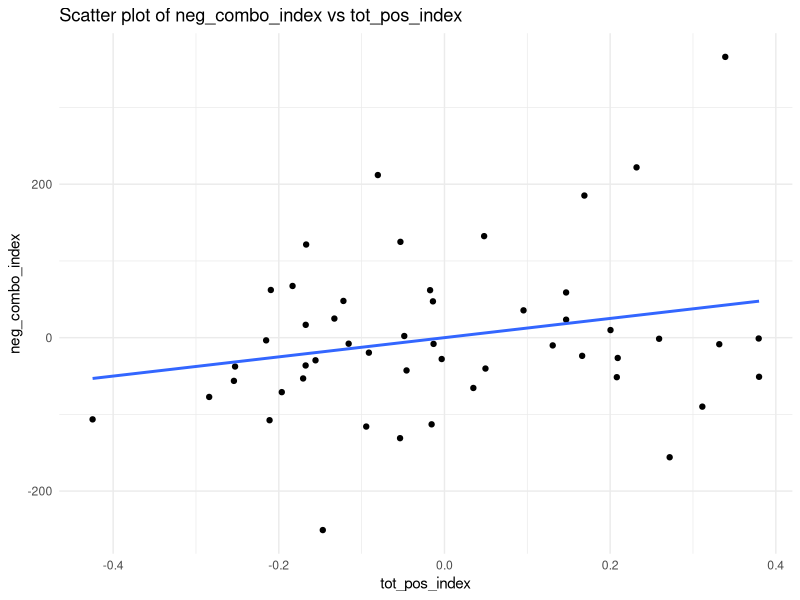
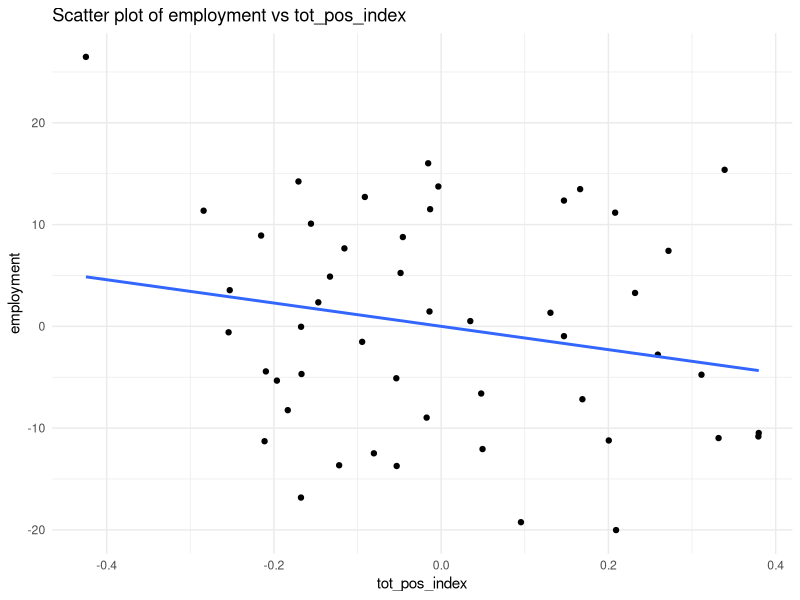
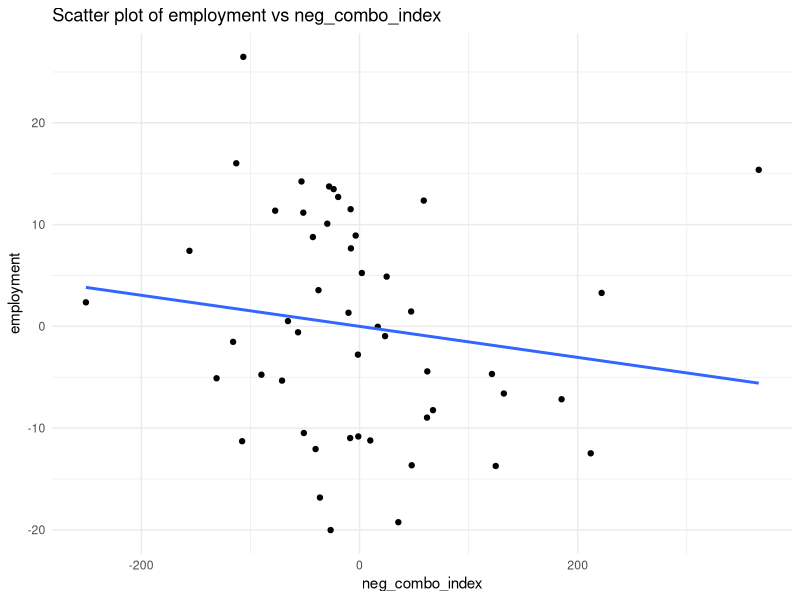

Write R code to recreate these figures, in order.
## ---- chunk 1
library(ggplot2)
library(tidyverse)
library(purrr)

# Read in the data
policy_data <- read.csv("../Controls/regression.csv")
policy_data <- policy_data[c("state", "tot_pos_index", "neg_combo_index")]
employment_data <- read.csv("../Employment/Indeed/indeed-retail-foodservice-fairchance.csv")
new_employment_data <- read.csv("../Controls/wide_complete_industry.csv")
control_data <- read.csv("../Controls/control_indices.csv")
employment_control_data <- read.csv("../Controls/employment_z_scores.csv")
## ---- chunk 2

run_linear_models <- function(policy_data, employment_col, control_data, employment_control_col) {
  # List of datasets
  datasets <- list(policy_data = policy_data, employment_col = employment_col,
                   control_data = control_data, employment_control_col = employment_control_col)
  
  # Standardize, sort, and remove the "state" column in one step
  cleaned_datasets <- map(datasets, ~ .x %>%
                            rename_with(~ "state", any_of(c("state", "State"))) %>%
                            arrange(state) %>%
                            select(-state))
  
  # Extract cleaned datasets from list
  policy_data <- cleaned_datasets$policy_data
  employment_col <- cleaned_datasets$employment_col[[1]]
  control_data <- cleaned_datasets$control_data
  employment_control_col <- cleaned_datasets$employment_control_col[[1]]
  
  # Get policy column names (now that "state" is removed)
  policy_names <- names(policy_data)[1:2]
  
  # Initialize lists for residuals and models
  residuals <- list()
  models <- list()
  
  # Run models for each policy index and print summaries
  for (policy_name in policy_names) {
    policy_model <- lm(policy_data[[policy_name]] ~ ., data = cbind(control_data, employment_control_col))
    residuals[[policy_name]] <- resid(policy_model)
    models[[policy_name]] <- policy_model
  }
  
  # Model for employment data
  employment_model <- lm(employment_col ~ ., data = cbind(control_data, employment_control_col))
  residuals[["employment"]] <- resid(employment_model)
  models[["employment"]] <- employment_model
  
  return(list(models = models, residuals = residuals))
}


## ---- chunk 3
analyze_residuals <- function(residuals, plot = FALSE, pdf_path = "residual_plots.pdf") {
  model_summary <- list()
  
  # Get all pairwise combinations of residuals
  residual_pairs <- combn(names(residuals), 2, simplify = FALSE)
  
  # Open PDF device if plotting is enabled
  if (plot) {
    pdf(pdf_path)
  }
  
  for (pair in residual_pairs) {
    # Fit a linear model for each pair of residuals
    model <- lm(residuals[[pair[2]]] ~ residuals[[pair[1]]])
    model_summary[[paste(pair, collapse = "_vs_")]] <- summary(model)
    
    # Plot and save to PDF if 'plot' is TRUE
    if (plot) {
      plot_data <- data.frame(x = residuals[[pair[1]]], y = residuals[[pair[2]]])
      p <- ggplot(plot_data, aes(x = x, y = y)) +
        geom_point() +
        geom_smooth(method = "lm", se = FALSE) +
        labs(title = paste("Scatter plot of", pair[2], "vs", pair[1]),
             x = pair[1], y = pair[2]) +
        theme_minimal()
      
      print(p)  # Print plot to PDF
    }
  }
  
  # Close PDF device after all plots
  if (plot) {
    dev.off()
  }
  
  return(model_summary)
}
## ---- chunk 4
perform_chi_squared_tests <- function(residuals) {
  chi_squared_results <- list()
  
  # Assuming the first two residuals are policy indices and the third is employment
  policy_residuals <- names(residuals)[1:2]  # Names of the policy residuals
  employment_residual <- "employment"         # Name of the employment residual
  
  for (policy in policy_residuals) {
    # Create binary variables for above/below average
    policy_binary <- residuals[[policy]] > mean(residuals[[policy]], na.rm = TRUE)
    employment_binary <- residuals[[employment_residual]] > mean(residuals[[employment_residual]], na.rm = TRUE)
    
    # Create contingency table
    contingency_table <- table(policy_binary, employment_binary)
    
    # Run chi-squared test and save result
    chi_squared_results[[policy]] <- chisq.test(contingency_table)
  }
  
  return(chi_squared_results)
}

## ---- chunk 5

run_full_analysis <- function(policy_data, employment_data, new_employment_data, control_data, employment_control_data) {
  # Define the mapping between columns in new_employment_data and employment_control_data
  column_mapping <- list(
    "avg_retail" = "rtrade_employment_z",
    "avg_food_service" = "arts_employment_z",
    "avg_construction" = "construct_employment_z",
    "avg_home_health" = "edu_employment_z",
    "avg_manufacturing" = "manu_employment_z",
    "avg_hospitality" = "arts_employment_z"
  )
  
  # First Analysis (with plotting)
  first_employment_col <- employment_data[c("state", "fair_chance_rate")]
  first_employment_control_col <- employment_control_data[c("State", "rtrade_employment_z")]
  
  # Run linear models
  first_analysis <- run_linear_models(policy_data, first_employment_col, control_data, first_employment_control_col)
  
  # Print summaries for each model in first_analysis
  cat("\n--- Model Summaries for Original Analysis (Retail+Food Service) ---\n")
  for (model_name in names(first_analysis$models)) {
    cat(paste("\nSummary for model:", model_name, "\n"))
    # Capture and print each line of the summary
    model_summary_text <- capture.output(summary(first_analysis$models[[model_name]]))
    cat(model_summary_text, sep = "\n")
  }
  
  # Analyze residuals with plotting
  cat("\n--- Analysis of Residuals (Original Analysis, Retail+Food Service) ---\n")
  first_residual_summary <- analyze_residuals(first_analysis$residuals, plot = TRUE, pdf_path = "residual_plots_august_retail_foodservice.pdf")
  print(first_residual_summary)
  
  # Perform chi-squared tests
  cat("\n--- Chi-Squared Tests (Original Analysis, Retail+Food Service) ---\n")
  first_chi_squared_results <- perform_chi_squared_tests(first_analysis$residuals)
  print(first_chi_squared_results)
  
  # Subsequent Analyses (without plotting) based on the column mapping
  results <- list()
  for (column_name in names(column_mapping)) {
    # Check if columns exist in both data frames
    if (!column_name %in% names(new_employment_data)) {
      stop(paste("Column", column_name, "not found in new_employment_data"))
    }
    if (!column_mapping[[column_name]] %in% names(employment_control_data)) {
      stop(paste("Column", column_mapping[[column_name]], "not found in employment_control_data"))
    }
    
    # Select the employment and control columns based on the mapping
    employment_col <- new_employment_data[c("state", column_name)]
    employment_control_col <- employment_control_data[c("State", column_mapping[[column_name]])]
    
    # Run linear models
    analysis <- run_linear_models(policy_data, employment_col, control_data, employment_control_col)
    
    # Print summaries for each model in analysis
    cat(paste("\n--- Model Summaries for Analysis:", column_name, "---\n"))
    for (model_name in names(analysis$models)) {
      cat(paste("\nSummary for model:", model_name, "\n"))
      model_summary_text <- capture.output(summary(analysis$models[[model_name]]))
      cat(model_summary_text, sep = "\n")
    }
    
    # Analyze residuals without plotting
    cat(paste("\n--- Analysis of Residuals (", column_name, ") ---\n"))
    residual_summary <- analyze_residuals(analysis$residuals, plot = FALSE)
    print(residual_summary)
    
    # Perform chi-squared tests
    cat(paste("\n--- Chi-Squared Tests (", column_name, ") ---\n"))
    chi_squared_results <- perform_chi_squared_tests(analysis$residuals)
    print(chi_squared_results)
    
    # Store results
    results[[column_name]] <- list(residual_summary = residual_summary,
                                   chi_squared_results = chi_squared_results)
  }
  
  return(results)
}


## ---- chunk 6

# Run the full analysis and display output
full_analysis_results <- run_full_analysis(policy_data, employment_data, new_employment_data, control_data, employment_control_data)

